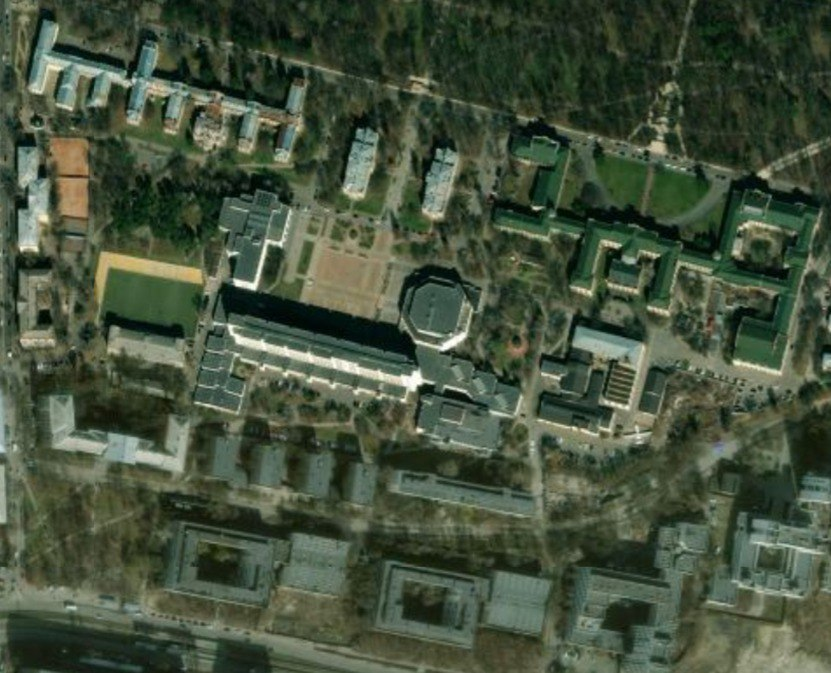
#> input picture screens/example.jpg, 831 x 673 px, found by its file name
$ python building_detection.py
#> lines starting #> are read from the running program, lines starting #| are printed output that depends on the picture; after the words box and inside, x2 and y2 are one past the last pixel; in counts of white or black regions, pixels touching at a corner belong together
import cv2
import numpy as np
from shapely.geometry import Polygon
from matplotlib import pyplot as plt
import matplotlib

matplotlib.use('TkAgg')

image_path = "example.jpg"
bing = cv2.imread(image_path)
#> bing is the input picture: shape (673, 831, 3); mean B, G, R 61.1, 81.6, 68.9
gray = cv2.cvtColor(bing, cv2.COLOR_BGR2GRAY)
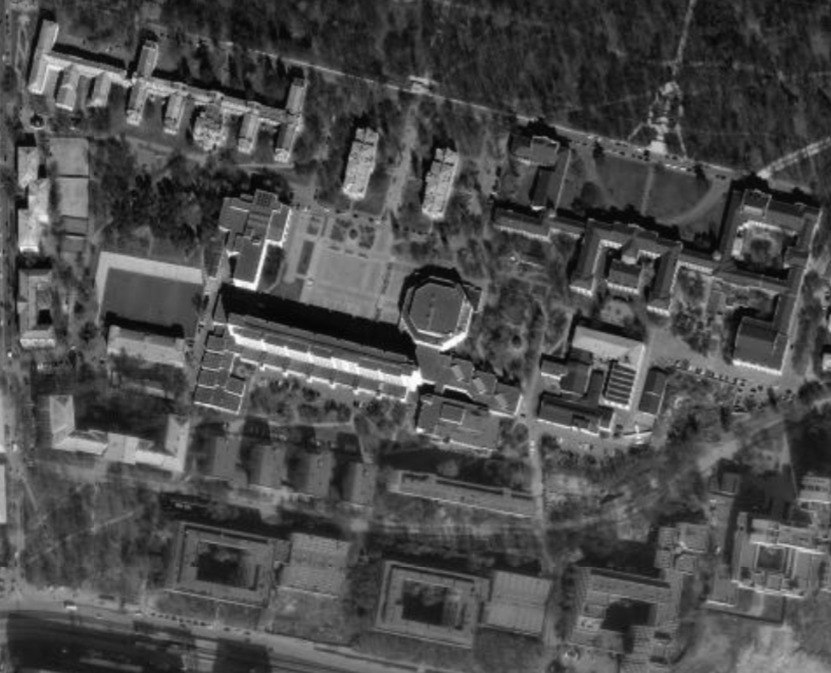
#> gray: shape (673, 831); min 2, max 254, mean 75.5

# median filter - impulse noise removal
median_filtered = cv2.medianBlur(gray, 5)

# two-way filter — smoothing while preserving contours
bilateral_filtered = cv2.bilateralFilter(median_filtered, 19, 75, 75)
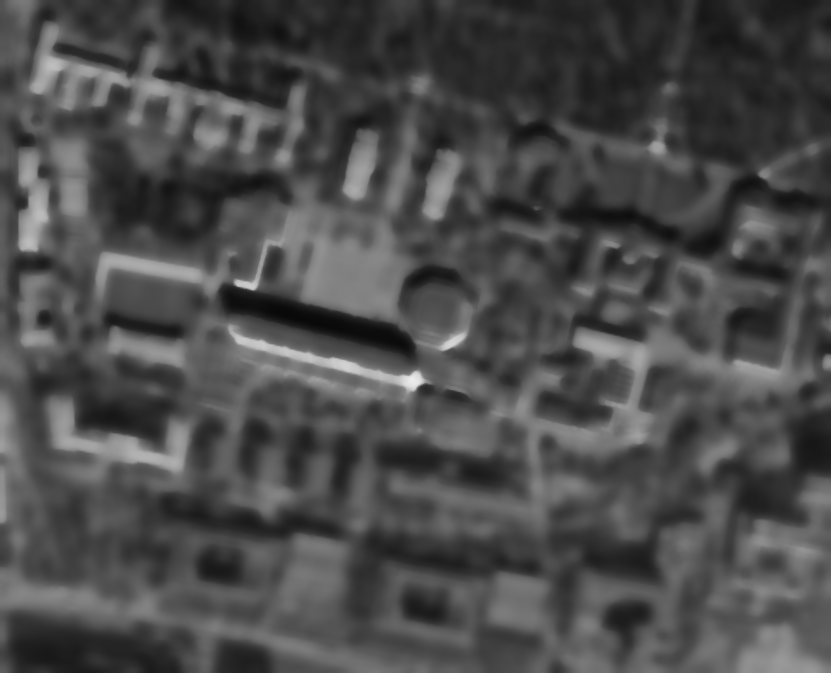
#> bilateral_filtered: shape (673, 831); min 9, max 236, mean 75.1

# local contrast enhancement
clahe = cv2.createCLAHE(clipLimit=2.0, tileGridSize=(8, 8))
enhanced = clahe.apply(bilateral_filtered)
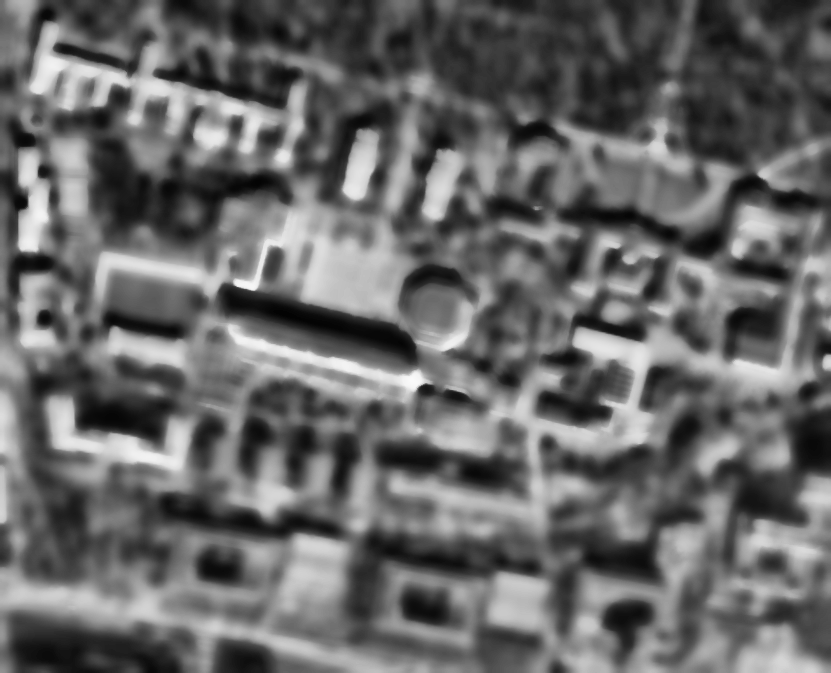
#> enhanced: shape (673, 831); min 3, max 250, mean 103.6

_, binary = cv2.threshold(enhanced, 0, 255, cv2.THRESH_BINARY + cv2.THRESH_OTSU)
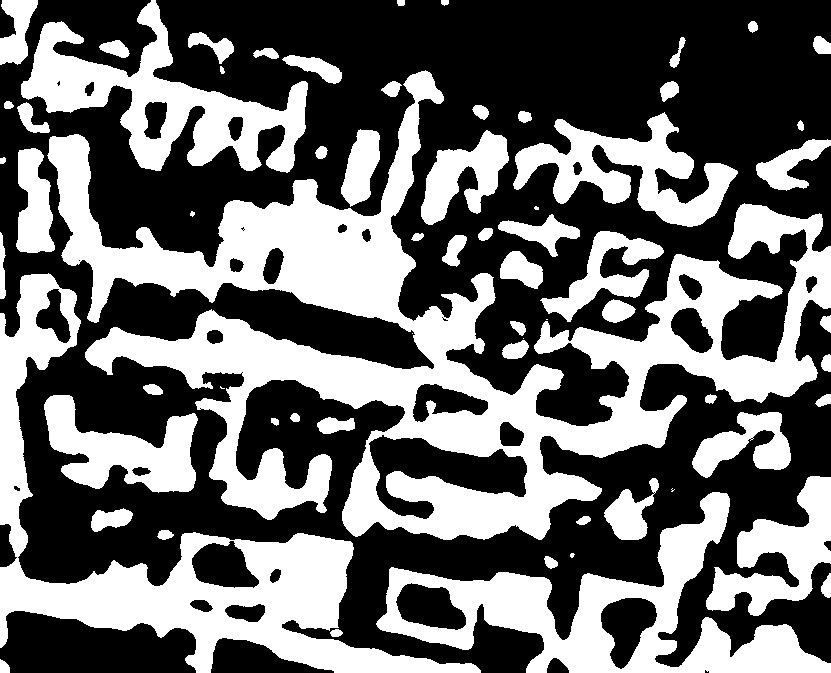
#> binary: shape (673, 831); 41.6% white; 66 white regions (7 under 20 px), largest, box (x1, y1, x2, y2) and area: (47, 70, 831, 540) 98609, (0, 273, 481, 673) 35333, (376, 492, 831, 673) 24024

# morphological processing
kernel = np.ones((3, 3), np.uint8)
binary = cv2.morphologyEx(binary, cv2.MORPH_OPEN, kernel, iterations=2)
#> binary: shape (673, 831); 41.3% white; 65 white regions, largest, box (x1, y1, x2, y2) and area: (48, 104, 831, 540) 93599, (0, 533, 481, 673) 26914, (377, 492, 831, 673) 23984
binary = cv2.morphologyEx(binary, cv2.MORPH_CLOSE, kernel, iterations=2)
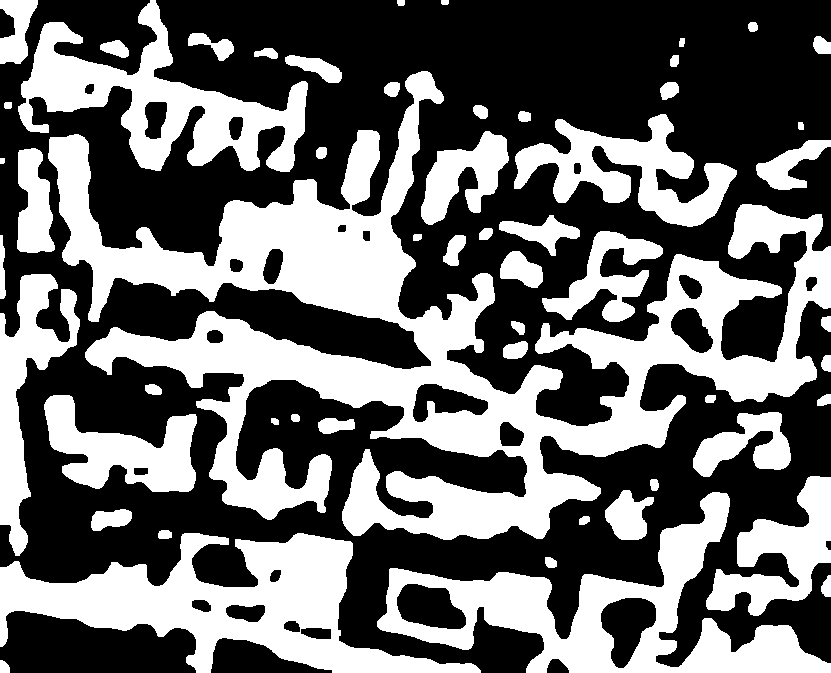
#> binary: shape (673, 831); 41.5% white; 56 white regions

contours, _ = cv2.findContours(binary, cv2.RETR_EXTERNAL, cv2.CHAIN_APPROX_SIMPLE)
#> contours = 56 contours, 1 with area under 20; largest, box (x1, y1, x2, y2) and area: (48, 71, 831, 540) 101838, (377, 492, 831, 673) 27893, (0, 533, 481, 673) 27558, (18, 0, 308, 172) 17576, (514, 114, 737, 227) 9874

# vectorization of contours into polygons
min_area = 600  # minimum area of the object
polygons = []

for cnt in contours:
    if cv2.contourArea(cnt) > min_area:
        cnt = cnt.squeeze()
        if len(cnt) >= 3:
            polygons.append(Polygon(cnt))
#> this loop made 56 passes
#> after the loop, polygons = 18 items

num_buildings = len(polygons)
#> num_buildings = 18
print("Buildings found:", num_buildings)
#| Buildings found: 18

plt.figure(figsize=(12, 8))

plt.subplot(2, 3, 1)
plt.imshow(gray, cmap='gray')
plt.title("Original (Gray)")

plt.subplot(2, 3, 2)
plt.imshow(median_filtered, cmap='gray')
plt.title("Median filtering")

plt.subplot(2, 3, 3)
plt.imshow(bilateral_filtered, cmap='gray')
plt.title("Two-way filtration")

plt.subplot(2, 3, 4)
plt.imshow(enhanced, cmap='gray')
plt.title("Contrast enhancement (CLAHE)")

plt.subplot(2, 3, 5)
plt.imshow(binary, cmap='gray')
plt.title("Binarization and morphology")

plt.subplot(2, 3, 6)
output = bing.copy()
cv2.drawContours(output, contours, -1, (0, 255, 0), 2)
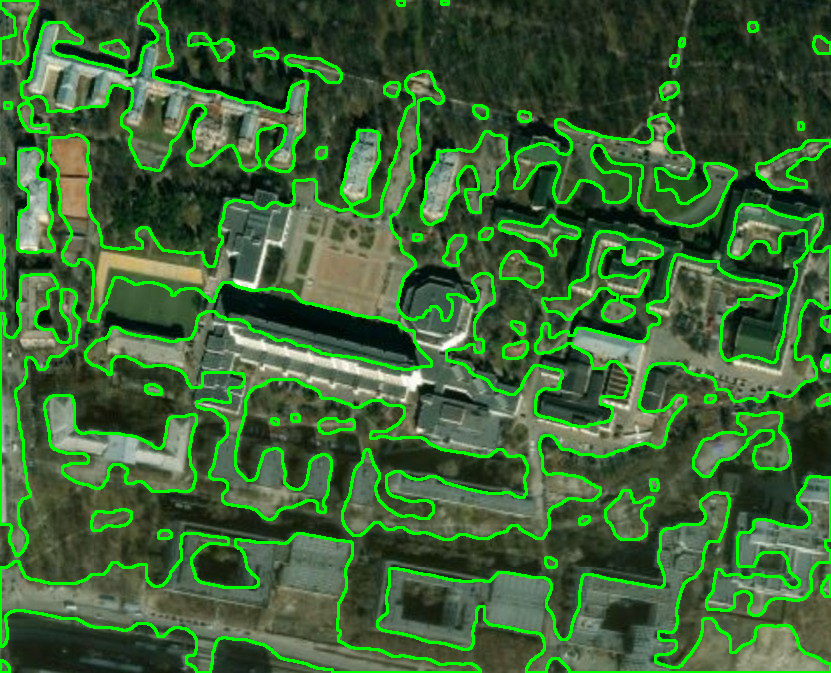
#> output: shape (673, 831, 3); 11.26% of pixels changed, all inside (x1, y1, x2, y2) = (0, 0, 831, 673)
plt.imshow(cv2.cvtColor(output, cv2.COLOR_BGR2RGB))
plt.title(f"Discovered buildings: {num_buildings}")

plt.tight_layout()
plt.show()
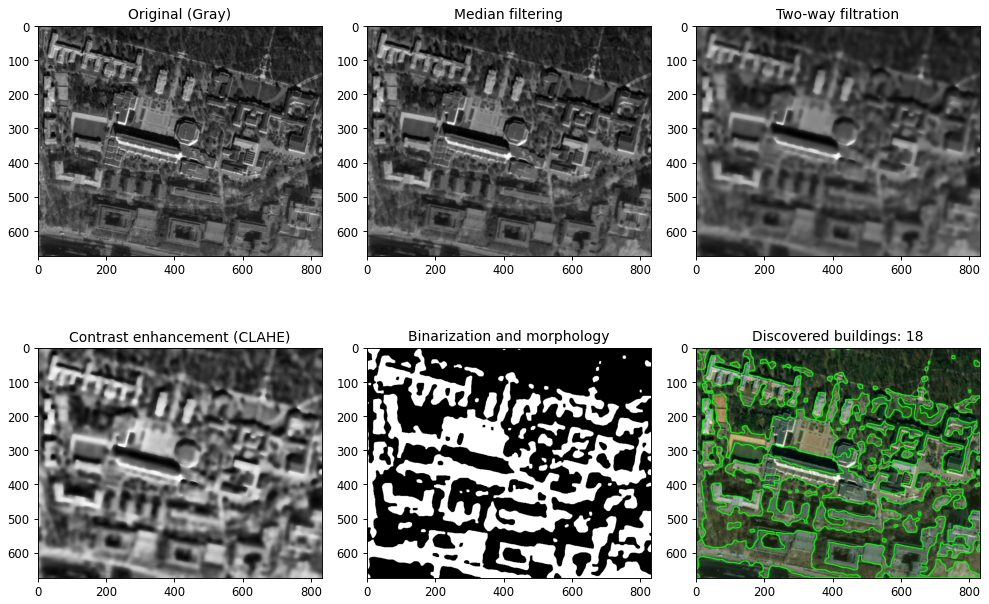
#> figure drawn by matplotlib, 6 panels
